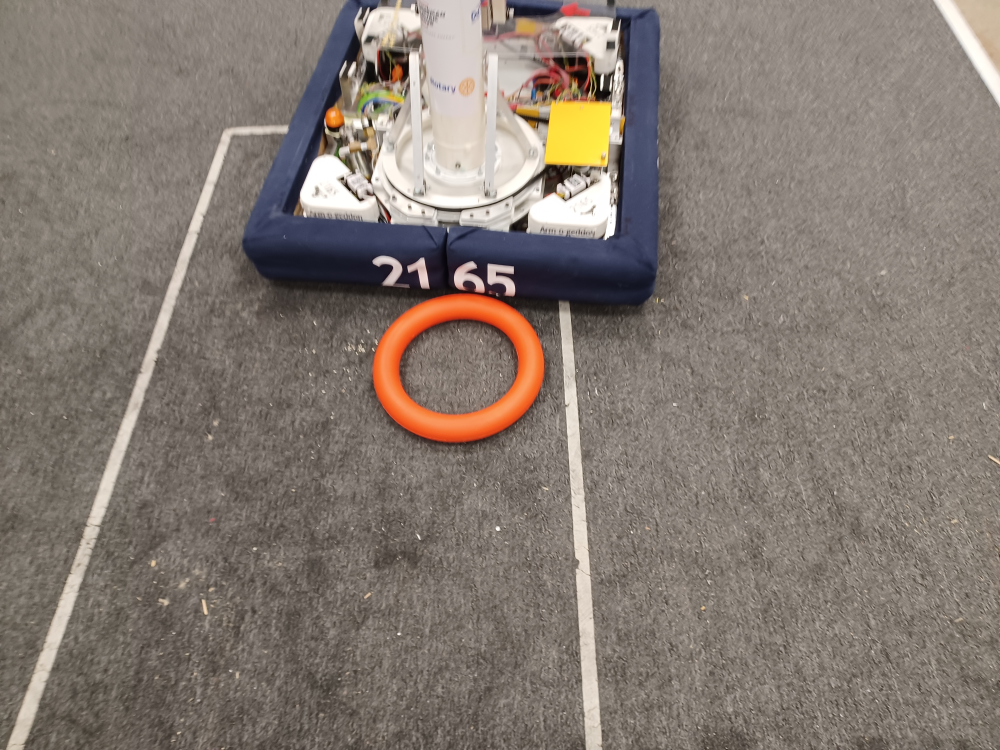
#> input picture adjacent.jpg, 4000 x 3000 px (shown at 1/4 size); its folder holds 2 pictures in this run
$ jupyter execute --allow-errors Untitled.ipynb   (shell and % lines are left out)
#> lines starting #> are read from the running program, lines starting #| are printed output that depends on the picture
[cell 1]
import os
import cv2
import numpy as np
import matplotlib.pyplot as plt
import ipywidgets as widgets
import detector.detect as detect


from IPython.display import Image
from pathlib import Path

[cell 2]
images = {}
for path in Path.cwd().glob("*.jpg"):
    img = cv2.imread(str(path))
#> img is the input picture: shape (3000, 4000, 3); mean B, G, R 113.8, 121.9, 132.4
    img = cv2.resize(img, None, fx = 0.1, fy = 0.1)
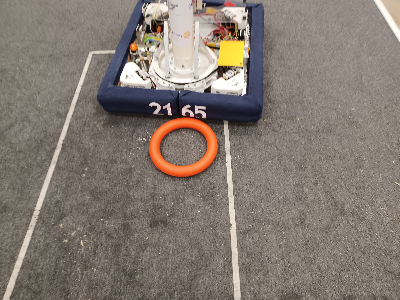
#> img: shape (300, 400, 3); mean B, G, R 113.9, 122.1, 132.6
    images[path.stem] = img
    print(f"{path.name} loaded")
#> pass 2 of the loop `for path in Path.cwd().glob("*.jpg"):`:
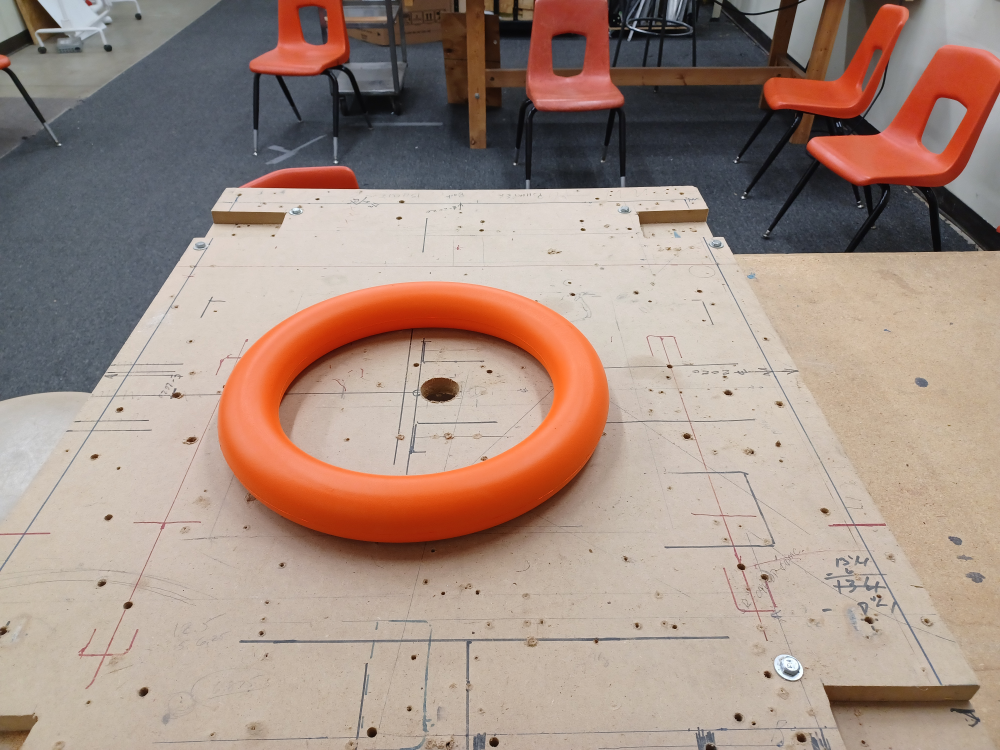
#> input picture close.jpg, 4000 x 3000 px (shown at 1/4 size)
#> img is the input picture: shape (3000, 4000, 3); mean B, G, R 130.6, 141.7, 163.6
#> `img = cv2.resize(img, None, fx = 0.1, fy = 0.1)`:
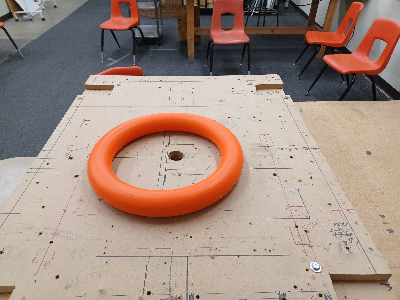
#> img: shape (300, 400, 3); mean B, G, R 130.6, 141.8, 163.6
